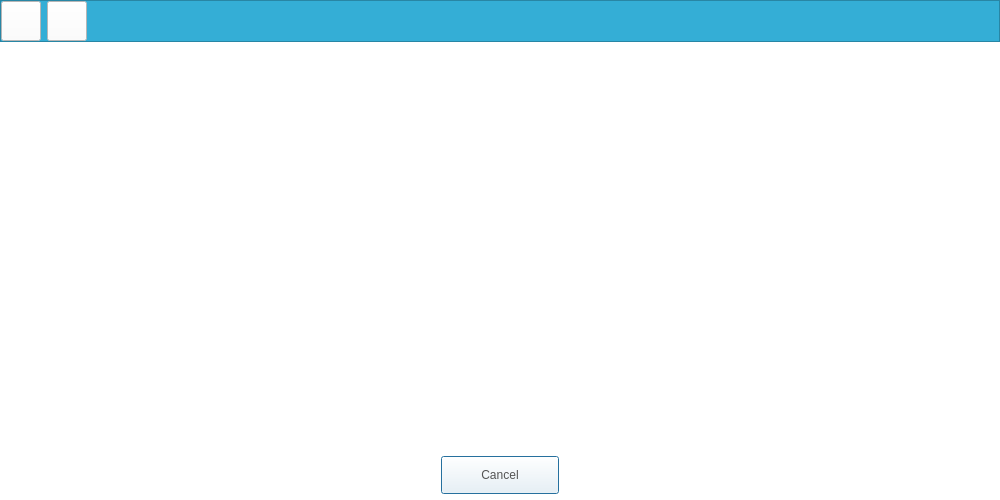
<?xml version="1.0" encoding="UTF-8"?>
<ui version="4.0">
 <class>BrowserDialog</class>
 <widget class="QDialog" name="BrowserDialog">
  <property name="geometry">
   <rect>
    <x>0</x>
    <y>0</y>
    <width>1000</width>
    <height>500</height>
   </rect>
  </property>
  <property name="windowTitle">
   <string>Dialog</string>
  </property>
  <property name="styleSheet">
   <string notr="true">QLabel
{
	color: rgb(84, 84, 84);
	font: 14pt &quot;Segoe UI&quot;;
}
QPushButton
{
	color: rgb(84, 84, 84);
	font: 14pt &quot;Segoe UI&quot;;
}
QWidget
{
	background-color: rgb(255, 255, 255);
}</string>
  </property>
  <layout class="QGridLayout" name="gridLayout">
   <property name="leftMargin">
    <number>0</number>
   </property>
   <property name="topMargin">
    <number>0</number>
   </property>
   <property name="rightMargin">
    <number>0</number>
   </property>
   <property name="bottomMargin">
    <number>6</number>
   </property>
   <item row="2" column="0">
    <widget class="QDialogButtonBox" name="buttonBox">
     <property name="styleSheet">
      <string notr="true">QPushButton
{
	border-image: url(&quot;:/resource/audiocd-popup-btn110-ok-n.png&quot;);
	width: 110px;
	height: 30px;
	color: rgb(84, 84, 84)
}

QPushButton:hover
{
 	border-image: url(&quot;:/resource/audiocd-popup-btn110-ok-h.png&quot;);
	width: 110px;
	height: 30px;	
	color: rgb(255, 255, 255)
}</string>
     </property>
     <property name="orientation">
      <enum>Qt::Horizontal</enum>
     </property>
     <property name="standardButtons">
      <set>QDialogButtonBox::Cancel</set>
     </property>
     <property name="centerButtons">
      <bool>true</bool>
     </property>
    </widget>
   </item>
   <item row="1" column="0">
    <widget class="QStackedWidget" name="stackDialog"/>
   </item>
   <item row="0" column="0">
    <widget class="QFrame" name="frame">
     <property name="styleSheet">
      <string notr="true">QFrame
{
background-color: rgb(52, 174, 214);
}</string>
     </property>
     <property name="frameShape">
      <enum>QFrame::StyledPanel</enum>
     </property>
     <property name="frameShadow">
      <enum>QFrame::Raised</enum>
     </property>
     <layout class="QHBoxLayout" name="horizontalLayout">
      <property name="leftMargin">
       <number>0</number>
      </property>
      <property name="topMargin">
       <number>0</number>
      </property>
      <property name="rightMargin">
       <number>0</number>
      </property>
      <property name="bottomMargin">
       <number>0</number>
      </property>
      <item>
       <widget class="QPushButton" name="btnPrev">
        <property name="minimumSize">
         <size>
          <width>40</width>
          <height>40</height>
         </size>
        </property>
        <property name="maximumSize">
         <size>
          <width>40</width>
          <height>40</height>
         </size>
        </property>
        <property name="styleSheet">
         <string notr="true">QPushButton
{
  border-image: url(&quot;:/resource/top-btn40-rew-n.png&quot;);
}

QPushButton:hover
{
  border-image: url(&quot;:/resource/top-btn40-rew-h.png&quot;);
}</string>
        </property>
       </widget>
      </item>
      <item>
       <widget class="QPushButton" name="btnNext">
        <property name="minimumSize">
         <size>
          <width>40</width>
          <height>40</height>
         </size>
        </property>
        <property name="maximumSize">
         <size>
          <width>40</width>
          <height>40</height>
         </size>
        </property>
        <property name="styleSheet">
         <string notr="true">QPushButton
{
  border-image: url(&quot;:/resource/top-btn40-ff-n.png&quot;);
}

QPushButton:hover
{
  border-image: url(&quot;:/resource/top-btn40-ff-h.png&quot;);
}</string>
        </property>
       </widget>
      </item>
      <item>
       <spacer name="horizontalSpacer">
        <property name="orientation">
         <enum>Qt::Horizontal</enum>
        </property>
        <property name="sizeHint" stdset="0">
         <size>
          <width>907</width>
          <height>20</height>
         </size>
        </property>
       </spacer>
      </item>
     </layout>
    </widget>
   </item>
  </layout>
 </widget>
 <resources/>
 <connections>
  <connection>
   <sender>buttonBox</sender>
   <signal>accepted()</signal>
   <receiver>BrowserDialog</receiver>
   <slot>accept()</slot>
   <hints>
    <hint type="sourcelabel">
     <x>248</x>
     <y>254</y>
    </hint>
    <hint type="destinationlabel">
     <x>157</x>
     <y>274</y>
    </hint>
   </hints>
  </connection>
  <connection>
   <sender>buttonBox</sender>
   <signal>rejected()</signal>
   <receiver>BrowserDialog</receiver>
   <slot>reject()</slot>
   <hints>
    <hint type="sourcelabel">
     <x>316</x>
     <y>260</y>
    </hint>
    <hint type="destinationlabel">
     <x>286</x>
     <y>274</y>
    </hint>
   </hints>
  </connection>
 </connections>
</ui>
